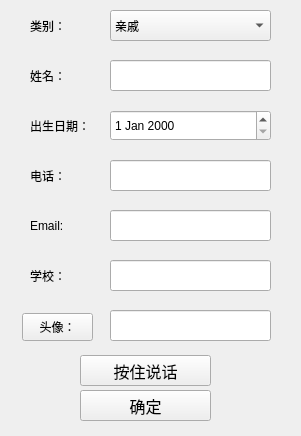
<?xml version="1.0" encoding="UTF-8"?>
<ui version="4.0">
 <class>CreateNew</class>
 <widget class="QMainWindow" name="CreateNew">
  <property name="geometry">
   <rect>
    <x>0</x>
    <y>0</y>
    <width>301</width>
    <height>436</height>
   </rect>
  </property>
  <property name="windowTitle">
   <string>新建联系人</string>
  </property>
  <widget class="QWidget" name="centralwidget">
   <widget class="QLabel" name="label">
    <property name="geometry">
     <rect>
      <x>30</x>
      <y>10</y>
      <width>45</width>
      <height>31</height>
     </rect>
    </property>
    <property name="text">
     <string>类别：</string>
    </property>
   </widget>
   <widget class="QComboBox" name="comboBox">
    <property name="geometry">
     <rect>
      <x>110</x>
      <y>10</y>
      <width>161</width>
      <height>31</height>
     </rect>
    </property>
    <item>
     <property name="text">
      <string>亲戚</string>
     </property>
    </item>
    <item>
     <property name="text">
      <string>朋友</string>
     </property>
    </item>
    <item>
     <property name="text">
      <string>同学</string>
     </property>
    </item>
    <item>
     <property name="text">
      <string>同事</string>
     </property>
    </item>
   </widget>
   <widget class="QLabel" name="label_2">
    <property name="geometry">
     <rect>
      <x>30</x>
      <y>60</y>
      <width>45</width>
      <height>31</height>
     </rect>
    </property>
    <property name="text">
     <string>姓名：</string>
    </property>
   </widget>
   <widget class="QLineEdit" name="lineEdit">
    <property name="geometry">
     <rect>
      <x>110</x>
      <y>60</y>
      <width>161</width>
      <height>31</height>
     </rect>
    </property>
   </widget>
   <widget class="QLabel" name="label_3">
    <property name="geometry">
     <rect>
      <x>30</x>
      <y>110</y>
      <width>72</width>
      <height>31</height>
     </rect>
    </property>
    <property name="text">
     <string>出生日期：</string>
    </property>
   </widget>
   <widget class="QDateEdit" name="dateEdit">
    <property name="geometry">
     <rect>
      <x>110</x>
      <y>110</y>
      <width>161</width>
      <height>31</height>
     </rect>
    </property>
   </widget>
   <widget class="QLabel" name="label_4">
    <property name="geometry">
     <rect>
      <x>30</x>
      <y>160</y>
      <width>61</width>
      <height>31</height>
     </rect>
    </property>
    <property name="text">
     <string>电话：</string>
    </property>
   </widget>
   <widget class="QLineEdit" name="lineEdit_2">
    <property name="geometry">
     <rect>
      <x>110</x>
      <y>160</y>
      <width>161</width>
      <height>31</height>
     </rect>
    </property>
   </widget>
   <widget class="QLineEdit" name="lineEdit_3">
    <property name="geometry">
     <rect>
      <x>110</x>
      <y>210</y>
      <width>161</width>
      <height>31</height>
     </rect>
    </property>
   </widget>
   <widget class="QLabel" name="label_5">
    <property name="geometry">
     <rect>
      <x>30</x>
      <y>210</y>
      <width>61</width>
      <height>31</height>
     </rect>
    </property>
    <property name="text">
     <string>Email:</string>
    </property>
   </widget>
   <widget class="QLineEdit" name="lineEdit_4">
    <property name="geometry">
     <rect>
      <x>110</x>
      <y>260</y>
      <width>161</width>
      <height>31</height>
     </rect>
    </property>
   </widget>
   <widget class="QLabel" name="label_6">
    <property name="geometry">
     <rect>
      <x>30</x>
      <y>260</y>
      <width>61</width>
      <height>31</height>
     </rect>
    </property>
    <property name="text">
     <string>学校：</string>
    </property>
   </widget>
   <widget class="QPushButton" name="newConfirmBtn">
    <property name="geometry">
     <rect>
      <x>80</x>
      <y>390</y>
      <width>131</width>
      <height>31</height>
     </rect>
    </property>
    <property name="font">
     <font>
      <family>Agency FB</family>
      <pointsize>12</pointsize>
     </font>
    </property>
    <property name="text">
     <string>确定</string>
    </property>
   </widget>
   <widget class="QPushButton" name="pushButton">
    <property name="geometry">
     <rect>
      <x>80</x>
      <y>355</y>
      <width>131</width>
      <height>31</height>
     </rect>
    </property>
    <property name="font">
     <font>
      <family>Agency FB</family>
      <pointsize>12</pointsize>
     </font>
    </property>
    <property name="text">
     <string>按住说话</string>
    </property>
   </widget>
   <widget class="QLineEdit" name="lineEdit_5">
    <property name="geometry">
     <rect>
      <x>110</x>
      <y>310</y>
      <width>161</width>
      <height>31</height>
     </rect>
    </property>
   </widget>
   <widget class="QPushButton" name="pushButton_2">
    <property name="geometry">
     <rect>
      <x>22</x>
      <y>313</y>
      <width>71</width>
      <height>28</height>
     </rect>
    </property>
    <property name="text">
     <string>头像：</string>
    </property>
   </widget>
  </widget>
  <widget class="QMenuBar" name="menubar">
   <property name="geometry">
    <rect>
     <x>0</x>
     <y>0</y>
     <width>301</width>
     <height>26</height>
    </rect>
   </property>
  </widget>
 </widget>
 <resources/>
 <connections/>
</ui>
